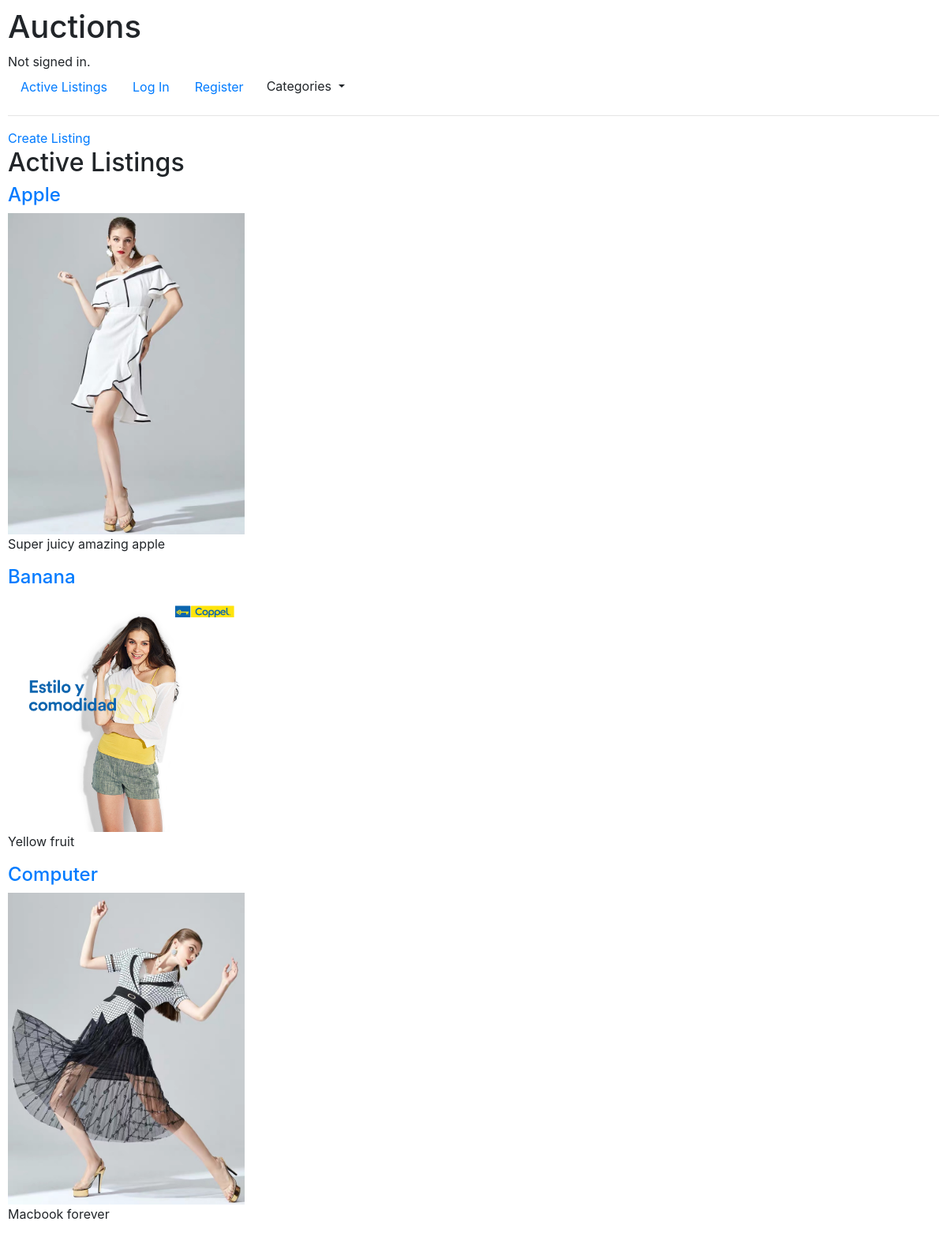
The page / on the database its author committed.
### auctions/models.py (models this page shows, shortened)
class Listing(models.Model):
    title = models.CharField(max_length=64)
    description = models.TextField(max_length=500)
    image = models.ImageField(default='default.png')
    start_bid = models.DecimalField(max_digits=6, decimal_places=2)
    date_created = models.DateTimeField(default=timezone.now)
    category = models.ForeignKey(Category, on_delete=models.CASCADE)
    user = models.ForeignKey(User, on_delete=models.CASCADE)

### auctions/views.py (the view)
# urls.py: path("", views.index, name="index"),
def index(request):
    listings = Listing.objects.all()
    return render(request, "auctions/index.html", {
        "listings": listings,
        "categories": Category.objects.all()
    })

### auctions/models.py (called while the page is built)
    def __str__(self):
        return self.category

### auctions/templates/auctions/index.html
{% extends "auctions/layout.html" %}
{% block body %}
<a href="{% url 'create' %}">Create Listing</a>
    <h2>Active Listings</h2>
    {% for listing in listings %}
    <h4><a href="{% url 'item' listing.title %}">{{ listing.title }} </a></h4>
    <img src="{{ listing.image.url }}" alt="image" style="width: 300px; height:auto;">
    <p>{{ listing.description }}</p>
    {% endfor %}
{% endblock %}

### auctions/static/auctions/styles.css (style rules this page uses)
body { padding: 10px; }

### rows shown on the page
Listing: title "Apple", image (picture), description "Super juicy amazing apple"
Listing: title "Banana", image (picture), description "Yellow fruit"
Listing: title "Computer", image (picture), description "Macbook forever"
